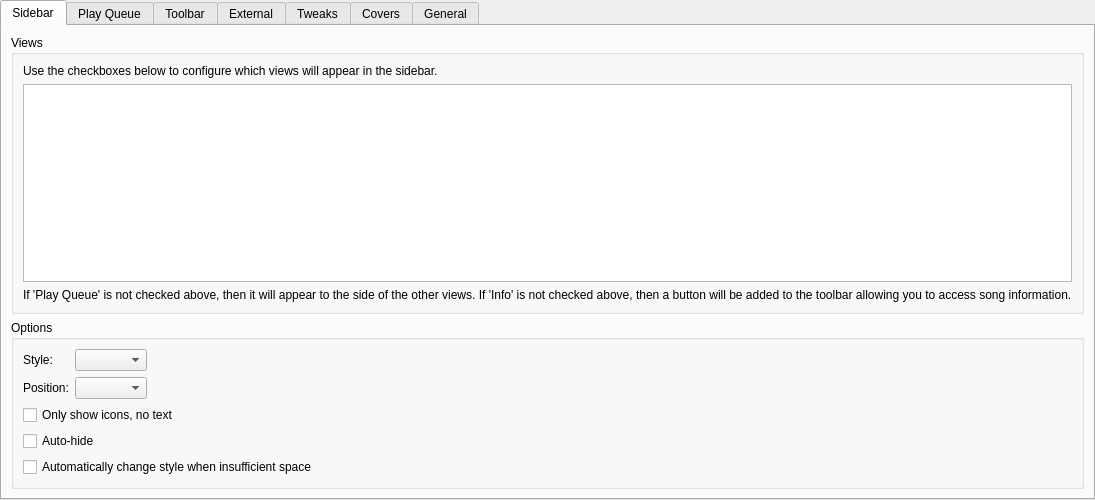
<?xml version="1.0" encoding="UTF-8"?>
<ui version="4.0">
 <class>InterfaceSettings</class>
 <widget class="QWidget" name="InterfaceSettings">
  <property name="geometry">
   <rect>
    <x>0</x>
    <y>0</y>
    <width>600</width>
    <height>500</height>
   </rect>
  </property>
  <layout class="QVBoxLayout" name="verticalLayout">
   <property name="leftMargin">
    <number>0</number>
   </property>
   <property name="topMargin">
    <number>0</number>
   </property>
   <property name="rightMargin">
    <number>0</number>
   </property>
   <property name="bottomMargin">
    <number>0</number>
   </property>
   <item>
    <widget class="QTabWidget" name="tabWidget">
     <property name="currentIndex">
      <number>0</number>
     </property>
     <property name="movable">
      <bool>false</bool>
     </property>
     <widget class="QWidget" name="sidebarTab">
      <attribute name="title">
       <string>Sidebar</string>
      </attribute>
      <layout class="QVBoxLayout" name="sidebarLayout">
       <item>
        <widget class="QGroupBox" name="viewsGroup">
         <property name="title">
          <string>Views</string>
         </property>
         <layout class="QVBoxLayout" name="verticalLayout_6">
          <item>
           <widget class="QLabel" name="label_2">
            <property name="text">
             <string>Use the checkboxes below to configure which views will appear in the sidebar.</string>
            </property>
            <property name="wordWrap">
             <bool>true</bool>
            </property>
           </widget>
          </item>
          <item>
           <widget class="QListWidget" name="views"/>
          </item>
          <item>
           <widget class="NoteLabel" name="sbPlayQueueLabel">
            <property name="text">
             <string>If 'Play Queue' is not checked above, then it will appear to the side of the other views. If 'Info' is not checked above, then a button will be added to the toolbar allowing you to access song information.</string>
            </property>
           </widget>
          </item>
         </layout>
        </widget>
       </item>
       <item>
        <widget class="QGroupBox" name="optionsGroup">
         <property name="title">
          <string>Options</string>
         </property>
         <layout class="QHBoxLayout" name="sbLayout">
          <item>
           <layout class="QFormLayout" name="styleLayout">
            <property name="fieldGrowthPolicy">
             <enum>QFormLayout::ExpandingFieldsGrow</enum>
            </property>
            <item row="0" column="0">
             <widget class="BuddyLabel" name="sbStyleLabel">
              <property name="text">
               <string>Style:</string>
              </property>
              <property name="buddy">
               <cstring>sbStyle</cstring>
              </property>
             </widget>
            </item>
            <item row="0" column="1">
             <widget class="QComboBox" name="sbStyle"/>
            </item>
            <item row="1" column="0">
             <widget class="BuddyLabel" name="sbPositionLabel">
              <property name="text">
               <string>Position:</string>
              </property>
              <property name="buddy">
               <cstring>sbPosition</cstring>
              </property>
             </widget>
            </item>
            <item row="1" column="1">
             <widget class="QComboBox" name="sbPosition"/>
            </item>
            <item row="2" column="0" colspan="2">
             <widget class="QCheckBox" name="sbIconsOnly">
              <property name="text">
               <string>Only show icons, no text</string>
              </property>
             </widget>
            </item>
            <item row="3" column="0" colspan="2">
             <widget class="QCheckBox" name="sbAutoHide">
              <property name="text">
               <string>Auto-hide</string>
              </property>
             </widget>
            </item>
            <item row="4" column="0" colspan="2">
             <widget class="QCheckBox" name="responsiveSidebar">
              <property name="text">
               <string>Automatically change style when insufficient space</string>
              </property>
              <property name="toolTip">
               <string>&lt;p&gt;Change to a small top bar (containing all views) when the window is narrow.&lt;/p&gt;</string>
              </property>
             </widget>
            </item>
           </layout>
          </item>
         </layout>
        </widget>
       </item>
      </layout>
     </widget>
     <widget class="QWidget" name="tab_5">
      <attribute name="title">
       <string>Play Queue</string>
      </attribute>
      <layout class="QFormLayout" name="formLayout_5">
       <property name="fieldGrowthPolicy">
        <enum>QFormLayout::ExpandingFieldsGrow</enum>
       </property>
       <item row="0" column="0">
        <widget class="BuddyLabel" name="playQueueViewLabel">
         <property name="text">
          <string>Style:</string>
         </property>
         <property name="buddy">
          <cstring>playQueueView</cstring>
         </property>
        </widget>
       </item>
       <item row="0" column="1">
        <widget class="QComboBox" name="playQueueView"/>
       </item>
       <item row="1" column="0" colspan="2">
        <widget class="QCheckBox" name="playQueueStartClosed">
         <property name="text">
          <string>Initially collapse albums</string>
         </property>
        </widget>
       </item>
       <item row="2" column="0" colspan="2">
        <widget class="QCheckBox" name="playQueueAutoExpand">
         <property name="text">
          <string>Automatically expand current album</string>
         </property>
        </widget>
       </item>
       <item row="3" column="0" colspan="2">
        <widget class="QCheckBox" name="playQueueScroll">
         <property name="text">
          <string>Scroll to current track</string>
         </property>
        </widget>
       </item>
       <item row="4" column="0" colspan="2">
        <widget class="QCheckBox" name="playQueueConfirmClear">
         <property name="text">
          <string>Prompt before clearing</string>
         </property>
        </widget>
       </item>
       <item row="5" column="0" colspan="2">
        <widget class="QCheckBox" name="playQueueSearch">
         <property name="text">
          <string>Separate action (and shortcut) for play queue search</string>
         </property>
        </widget>
       </item>
       <item row="6" column="0">
        <spacer name="macSpacerHack">
         <property name="orientation">
          <enum>Qt::Vertical</enum>
         </property>
         <property name="sizeType">
          <enum>QSizePolicy::Fixed</enum>
         </property>
         <property name="sizeHint" stdset="0">
          <size>
           <width>2</width>
           <height>1</height>
          </size>
         </property>
        </spacer>
       </item>
       <item row="7" column="0" colspan="2">
        <widget class="QGroupBox" name="playQueueBackgroundOptions">
         <property name="sizePolicy">
          <sizepolicy hsizetype="MinimumExpanding" vsizetype="Preferred">
           <horstretch>0</horstretch>
           <verstretch>0</verstretch>
          </sizepolicy>
         </property>
         <property name="title">
          <string>Background Image</string>
         </property>
         <layout class="QGridLayout" name="gridLayout">
          <item row="0" column="0" colspan="3">
           <widget class="QRadioButton" name="playQueueBackground_none">
            <property name="text">
             <string>None</string>
            </property>
           </widget>
          </item>
          <item row="1" column="0" colspan="3">
           <widget class="QRadioButton" name="playQueueBackground_cover">
            <property name="text">
             <string>Current album cover</string>
            </property>
           </widget>
          </item>
          <item row="2" column="0" colspan="2">
           <widget class="QRadioButton" name="playQueueBackground_custom">
            <property name="text">
             <string>Custom image:</string>
            </property>
           </widget>
          </item>
          <item row="2" column="2">
           <widget class="PathRequester" name="playQueueBackgroundFile">
            <property name="enabled">
             <bool>false</bool>
            </property>
            <property name="sizePolicy">
             <sizepolicy hsizetype="MinimumExpanding" vsizetype="Fixed">
              <horstretch>0</horstretch>
              <verstretch>0</verstretch>
             </sizepolicy>
            </property>
           </widget>
          </item>
          <item row="3" column="0">
           <widget class="QLabel" name="label_4b">
            <property name="text">
             <string>Blur:</string>
            </property>
           </widget>
          </item>
          <item row="3" column="1" colspan="2">
           <layout class="QHBoxLayout" name="playQueueBackgroundBlurLayout">
            <property name="leftMargin">
             <number>0</number>
            </property>
            <property name="topMargin">
             <number>0</number>
            </property>
            <property name="rightMargin">
             <number>0</number>
            </property>
            <property name="bottomMargin">
             <number>0</number>
            </property>
            <item>
             <widget class="QSlider" name="playQueueBackgroundBlur">
              <property name="enabled">
               <bool>false</bool>
              </property>
              <property name="maximum">
               <number>20</number>
              </property>
              <property name="pageStep">
               <number>1</number>
              </property>
              <property name="orientation">
               <enum>Qt::Horizontal</enum>
              </property>
              <property name="tickPosition">
               <enum>QSlider::TicksBelow</enum>
              </property>
              <property name="tickInterval">
               <number>1</number>
              </property>
             </widget>
            </item>
            <item>
             <widget class="QLabel" name="playQueueBackgroundBlurLabel">
              <property name="enabled">
               <bool>false</bool>
              </property>
              <property name="text">
               <string>10px</string>
              </property>
              <property name="alignment">
               <set>Qt::AlignRight|Qt::AlignTrailing|Qt::AlignVCenter</set>
              </property>
             </widget>
            </item>
           </layout>
          </item>
          <item row="4" column="0">
           <widget class="QLabel" name="label_4">
            <property name="text">
             <string>Opacity:</string>
            </property>
           </widget>
          </item>
          <item row="4" column="1" colspan="2">
           <layout class="QHBoxLayout" name="playQueueBackgroundOpacityLayout">
            <property name="leftMargin">
             <number>0</number>
            </property>
            <property name="topMargin">
             <number>0</number>
            </property>
            <property name="rightMargin">
             <number>0</number>
            </property>
            <property name="bottomMargin">
             <number>0</number>
            </property>
            <item>
             <widget class="QSlider" name="playQueueBackgroundOpacity">
              <property name="enabled">
               <bool>false</bool>
              </property>
              <property name="maximum">
               <number>100</number>
              </property>
              <property name="pageStep">
               <number>10</number>
              </property>
              <property name="orientation">
               <enum>Qt::Horizontal</enum>
              </property>
              <property name="tickPosition">
               <enum>QSlider::TicksBelow</enum>
              </property>
              <property name="tickInterval">
               <number>10</number>
              </property>
             </widget>
            </item>
            <item>
             <widget class="QLabel" name="playQueueBackgroundOpacityLabel">
              <property name="enabled">
               <bool>false</bool>
              </property>
              <property name="text">
               <string>40%</string>
              </property>
              <property name="alignment">
               <set>Qt::AlignRight|Qt::AlignTrailing|Qt::AlignVCenter</set>
              </property>
             </widget>
            </item>
           </layout>
          </item>
         </layout>
        </widget>
       </item>
      </layout>
     </widget>
     <widget class="QWidget" name="toolbarTab">
      <attribute name="title">
       <string>Toolbar</string>
      </attribute>
      <layout class="QFormLayout" name="toolbarTabLayout">
       <property name="fieldGrowthPolicy">
        <enum>QFormLayout::ExpandingFieldsGrow</enum>
       </property>
       <item row="0" column="0" colspan="2">
        <widget class="QCheckBox" name="showStopButton">
         <property name="text">
          <string>Show stop button</string>
         </property>
        </widget>
       </item>
       <item row="1" column="0" colspan="2">
        <widget class="QCheckBox" name="showCoverWidget">
         <property name="text">
          <string>Show cover of current track</string>
         </property>
        </widget>
       </item>
       <item row="3" column="0" colspan="2">
        <widget class="QCheckBox" name="showRatingWidget">
         <property name="text">
          <string>Show track rating</string>
         </property>
        </widget>
       </item>
       <item row="2" column="0">
        <widget class="QCheckBox" name="showTechnicalInfo">
         <property name="text">
          <string>Show technical info</string>
         </property>
        </widget>
       </item>
      </layout>
     </widget>
     <widget class="QWidget" name="tab_7">
      <attribute name="title">
       <string>External</string>
      </attribute>
      <layout class="QVBoxLayout" name="verticalLayout_5">
      <item>
       <widget class="QCheckBox" name="enableMpris">
        <property name="text">
         <string>Enable MPRIS D-BUS interface</string>
        </property>
       </widget>
      </item>
       <item>
        <widget class="QCheckBox" name="systemTrayPopup">
         <property name="text">
          <string>Show popup messages when changing tracks</string>
         </property>
        </widget>
       </item>
       <item>
        <widget class="QCheckBox" name="systemTrayCheckBox">
         <property name="enabled">
          <bool>true</bool>
         </property>
         <property name="text">
          <string>Show icon in notification area</string>
         </property>
        </widget>
       </item>
       <item>
        <widget class="QCheckBox" name="minimiseOnClose">
         <property name="enabled">
          <bool>true</bool>
         </property>
         <property name="text">
          <string>Minimize to notification area when closed</string>
         </property>
        </widget>
       </item>
       <item>
        <widget class="QGroupBox" name="startupState">
         <property name="title">
          <string>On Start-up</string>
         </property>
         <layout class="QVBoxLayout" name="verticalLayout_4">
          <item>
           <widget class="QRadioButton" name="startupStateShow">
            <property name="text">
             <string>Show main window</string>
            </property>
           </widget>
          </item>
          <item>
           <widget class="QRadioButton" name="startupStateHide">
            <property name="text">
             <string>Hide main window</string>
            </property>
           </widget>
          </item>
          <item>
           <widget class="QRadioButton" name="startupStateRestore">
            <property name="text">
             <string>Restore previous state</string>
            </property>
           </widget>
          </item>
         </layout>
        </widget>
       </item>
       <item>
        <spacer name="verticalSpacer_3">
         <property name="orientation">
          <enum>Qt::Vertical</enum>
         </property>
         <property name="sizeHint" stdset="0">
          <size>
           <width>2</width>
           <height>2</height>
          </size>
         </property>
        </spacer>
       </item>
      </layout>
     </widget>
     <widget class="QWidget" name="tab_4z">
      <attribute name="title">
       <string>Tweaks</string>
      </attribute>
      <layout class="QVBoxLayout" name="verticalLayout_7">
       <item>
        <widget class="QGroupBox" name="groupBox_2p">
         <property name="title">
          <string>Artist &amp;&amp; Album Sorting</string>
         </property>
         <layout class="QVBoxLayout" name="verticalLayout_2p">
          <item>
           <widget class="QLabel" name="ignorePrefixesLabel">
            <property name="text">
             <string>Enter a (comma separated) list of prefixes to ignore when sorting artist and albums. e.g. if set to 'The' then 'The Beatles' would be sorted by 'Beatles'</string>
            </property>
            <property name="wordWrap">
             <bool>true</bool>
            </property>
           </widget>
          </item>
          <item>
           <widget class="LineEdit" name="ignorePrefixes">
            <property name="placeholderText">
             <string>Enter comma separated list of prefixes...</string>
            </property>
           </widget>
          </item>
         </layout>
        </widget>
       </item>
       <item>
        <widget class="QGroupBox" name="groupBox_2">
         <property name="title">
          <string>Composer Support</string>
         </property>
         <layout class="QVBoxLayout" name="verticalLayout_2">
          <item>
           <widget class="QLabel" name="composerGenresLabel">
            <property name="text">
             <string>By default, Cantata uses the 'Album Artist' tag (or 'Artist' tag if a song has no 'Album Artist') to group songs and albums. For certain genres, e.g 'Classical', it may be preferable to use the 'Composer' tag (if set) to perform this grouping. Please enter a (comma separated) list of the genres with which you would like Cantata to use the 'Composer' tag.</string>
            </property>
            <property name="wordWrap">
             <bool>true</bool>
            </property>
           </widget>
          </item>
          <item>
           <widget class="LineEdit" name="composerGenres">
            <property name="placeholderText">
             <string>Enter comma separated list of genres...</string>
            </property>
           </widget>
          </item>
         </layout>
        </widget>
       </item>
       <item>
        <widget class="QGroupBox" name="groupBox_3">
         <property name="title">
          <string>Single Tracks</string>
         </property>
         <layout class="QVBoxLayout" name="verticalLayout_8">
          <item>
           <widget class="QLabel" name="singleTracksFoldersLabel">
            <property name="text">
             <string>If you have a lot of artists in your collection that only contain a single track, then it can be cumbersome for each of these to have their own entry in the list of artists. As a work-around for this, if you place these tracks into a separate folder, and enter this folder name below, then Cantata will group these under an album named 'Single Tracks' with an album artist of 'Various Artists'. You may enter a comma separated list of folder names (without leading or trailing path separators) below.</string>
            </property>
            <property name="wordWrap">
             <bool>true</bool>
            </property>
           </widget>
          </item>
          <item>
           <widget class="LineEdit" name="singleTracksFolders">
            <property name="placeholderText">
             <string>Comma separated list of folders that contain single track files...</string>
            </property>
           </widget>
          </item>
         </layout>
        </widget>
       </item>
       <item>
        <widget class="QGroupBox" name="groupBox_3xx">
         <property name="title">
          <string>Miscellaneous</string>
         </property>
         <layout class="QFormLayout" name="miscLayout">
          <item row="0" column="0">
           <widget class="QLabel" name="cueSupportLabel">
            <property name="text">
             <string>CUE files:</string>
            </property>
           </widget>
          </item>
          <item row="0" column="1">
           <widget class="QComboBox" name="cueSupport"/>
          </item>
          <item row="1" column="0">
           <widget class="QLabel" name="yearTagLabel">
            <property name="text">
             <string>Year tag:</string>
            </property>
           </widget>
          </item>
          <item row="1" column="1">
           <widget class="QComboBox" name="yearTag"/>
          </item>
         </layout>
        </widget>
       </item>
       <item>
        <widget class="NoteLabel" name="tweaksLabel">
         <property name="text">
          <string>Changing 'Artist &amp; Album Sorting', 'Single Tracks', or 'CUE files' will require a DB refresh in order to take effect. Changing 'Composer Support' or 'Year tag' will require restarting Cantata.</string>
         </property>
        </widget>
       </item>
       <item>
        <spacer name="verticalSpacer_2f">
         <property name="orientation">
          <enum>Qt::Vertical</enum>
         </property>
         <property name="sizeHint" stdset="0">
          <size>
           <width>16</width>
           <height>16</height>
          </size>
         </property>
        </spacer>
       </item>
      </layout>
     </widget>
     <widget class="QWidget" name="tab_4cvr">
      <attribute name="title">
       <string>Covers</string>
      </attribute>
      <layout class="QVBoxLayout" name="verticalLayout_7cvr">
       <item>
        <layout class="QFormLayout" name="formLayout_4cvr">
         <property name="fieldGrowthPolicy">
          <enum>QFormLayout::ExpandingFieldsGrow</enum>
         </property>
         <item row="0" column="0" colspan="2">
          <widget class="QCheckBox" name="fetchCovers">
           <property name="text">
            <string>Fetch missing covers</string>
           </property>
          </widget>
         </item>
         <item row="1" column="0" colspan="2">
          <widget class="QCheckBox" name="storeCoversInMpdDir">
           <property name="text">
            <string>Save downloaded covers into music folder</string>
           </property>
          </widget>
         </item>
         <item row="2" column="0">
          <widget class="BuddyLabel" name="coverFilenameLabel">
           <property name="text">
            <string>Filename:</string>
           </property>
           <property name="buddy">
            <cstring>coverFilename</cstring>
           </property>
          </widget>
         </item>
         <item row="2" column="1">
          <widget class="LineEdit" name="coverFilename">
           <property name="toolTip">
            <string>&lt;p&gt;Filename (without extension) to save downloaded covers as.&lt;br/&gt;If left blank 'cover' will be used.&lt;br/&gt;&lt;br/&gt;&lt;i&gt;%artist% will be replaced with album artist of the current song, and %album% will be replaced with the album name.&lt;/i&gt;&lt;/p&gt;</string>
           </property>
          </widget>
         </item>
        </layout>
       </item>
       <item>
        <widget class="NoteLabel" name="storeCoversInMpdDirLabel">
         <property name="text">
          <string>If you enable 'Save downloaded covers into music folder' you may need to clear the cache of any previous covers to force downloading of new covers. See 'Cache' settings page for further details.</string>
         </property>
        </widget>
       </item>
       <item>
        <widget class="NoteLabel" name="coverNameNoteLabel"/>
       </item>
       <item>
        <spacer name="verticalSpacer_2cvr">
         <property name="orientation">
          <enum>Qt::Vertical</enum>
         </property>
         <property name="sizeHint" stdset="0">
          <size>
           <width>16</width>
           <height>16</height>
          </size>
         </property>
        </spacer>
       </item>
      </layout>
     </widget>
     <widget class="QWidget" name="tab_4">
      <attribute name="title">
       <string>General</string>
      </attribute>
      <layout class="QVBoxLayout" name="verticalLayout_3">
       <item>
        <layout class="QFormLayout" name="formLayout_4">
         <property name="fieldGrowthPolicy">
          <enum>QFormLayout::ExpandingFieldsGrow</enum>
         </property>
         <item row="0" column="0" colspan="2">
          <widget class="QCheckBox" name="showDeleteAction">
           <property name="text">
            <string>Show delete action in context menus</string>
           </property>
          </widget>
         </item>
         <item row="1" column="0" colspan="2">
          <widget class="QCheckBox" name="forceSingleClick">
           <property name="text">
            <string>Enforce single-click activation of items</string>
           </property>
          </widget>
         </item>
         <item row="2" column="0" colspan="2">
          <widget class="QCheckBox" name="infoTooltips">
           <property name="text">
            <string>Show song information tooltips</string>
           </property>
          </widget>
         </item>
         <item row="3" column="0">
          <widget class="BuddyLabel" name="langLabel">
           <property name="text">
            <string>Language:</string>
           </property>
           <property name="buddy">
            <cstring>lang</cstring>
           </property>
          </widget>
         </item>
         <item row="3" column="1">
          <widget class="QComboBox" name="lang"/>
         </item>
         <item row="4" column="0">
          <widget class="BuddyLabel" name="styleLabel">
           <property name="text">
            <string>Style:</string>
           </property>
           <property name="buddy">
            <cstring>styleOption</cstring>
           </property>
          </widget>
         </item>
         <item row="4" column="1">
          <widget class="QComboBox" name="styleOption"/>
         </item>
		 <item row="5" column="0" colspan="2">
          <widget class="QCheckBox" name="useWindowAlerts">
           <property name="text">
            <string>Use window alerts (flashing taskbar button)</string>
           </property>
          </widget>
         </item>
        </layout>
       </item>
       <item>
        <widget class="NoteLabel" name="singleClickLabel">
         <property name="text">
          <string>Changing the 'Enforce single-click activation of items' setting will require a re-start of Cantata.</string>
         </property>
        </widget>
       </item>
       <item>
        <widget class="NoteLabel" name="langNoteLabel">
         <property name="text">
          <string>Changing the language setting will require a re-start of Cantata.</string>
         </property>
        </widget>
       </item>
       <item>
        <widget class="NoteLabel" name="styleNoteLabel">
         <property name="text">
          <string>Changing the style setting will require a re-start of Cantata.</string>
         </property>
        </widget>
       </item>
       <item>
        <spacer name="verticalSpacer_2c">
         <property name="orientation">
          <enum>Qt::Vertical</enum>
         </property>
         <property name="sizeHint" stdset="0">
          <size>
           <width>16</width>
           <height>16</height>
          </size>
         </property>
        </spacer>
       </item>
      </layout>
     </widget>
    </widget>
   </item>
  </layout>
 </widget>
 <customwidgets>
  <customwidget>
   <class>BuddyLabel</class>
   <extends>QLabel</extends>
   <header>support/buddylabel.h</header>
  </customwidget>
  <customwidget>
   <class>NoteLabel</class>
   <extends>QLabel</extends>
   <header>widgets/notelabel.h</header>
  </customwidget>
  <customwidget>
   <class>PathRequester</class>
   <extends>QLineEdit</extends>
   <header>support/pathrequester.h</header>
   <container>1</container>
  </customwidget>
  <customwidget>
   <class>LineEdit</class>
   <extends>QLineEdit</extends>
   <header>support/lineedit.h</header>
   <container>1</container>
  </customwidget>
 </customwidgets>
 <resources/>
 <connections>
  <connection>
   <sender>playQueueBackground_custom</sender>
   <signal>toggled(bool)</signal>
   <receiver>playQueueBackgroundFile</receiver>
   <slot>setEnabled(bool)</slot>
   <hints>
    <hint type="sourcelabel">
     <x>89</x>
     <y>262</y>
    </hint>
    <hint type="destinationlabel">
     <x>199</x>
     <y>271</y>
    </hint>
   </hints>
  </connection>
 </connections>
</ui>
